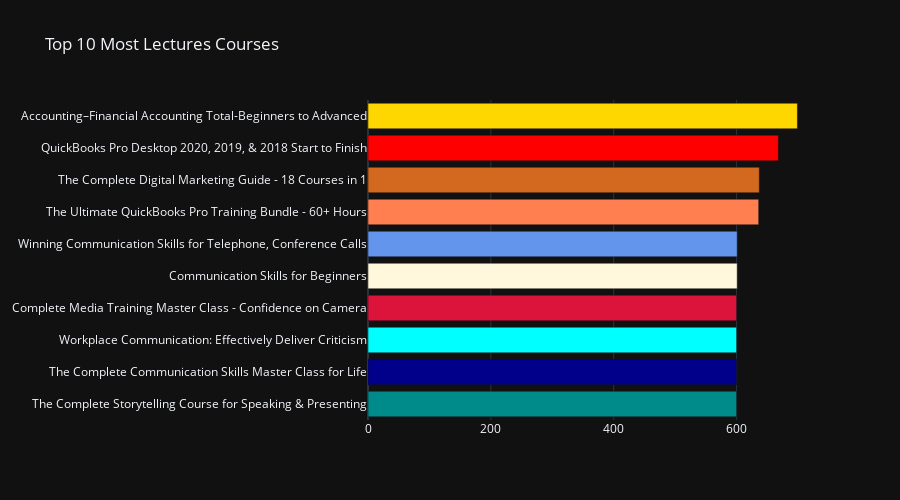

Notebook source saved alongside this figure:
### Markdown cell above
2. Top 10 Most lectures Course

### Code cell
df = data.sort_values(by="lectures", ascending=False)

trace = go.Bar( x=df.lectures[0:10],
              y = df.title[0:10],
              marker= dict(color=['gold','red', 'chocolate', 'coral', 'cornflowerblue',
            'cornsilk', 'crimson', 'cyan', 'darkblue', 'darkcyan']),orientation='h')

layout = dict(height=500,
              yaxis=dict(autorange="reversed"),
             title="Top 10 Most Lectures Courses",
                template = "plotly_dark")

fig = go.Figure(data=[trace], layout=layout)
fig.show()

### Figure 1 — Plotly figure (JSON) as saved in the notebook; plotly's stock layout.template omitted (floating-point values rounded to 4 significant figures)
{"data": [{"marker": {"color": ["gold", "red", "chocolate", "coral", "cornflowerblue", "cornsilk", "crimson", "cyan", "darkblue", "darkcyan"]}, "orientation": "h", "type": "bar", "x": [699, 668, 637, 636, 601, 601, 600, 600, 600, 600], "y": ["Accounting–Financial Accounting Total-Beginners to Advanced", "QuickBooks Pro Desktop 2020, 2019, & 2018 Start to Finish", "The Complete Digital Marketing Guide - 18 Courses in 1", "The Ultimate QuickBooks Pro Training Bundle - 60+ Hours", "Winning Communication Skills for Telephone, Conference Calls", "Communication Skills for Beginners", "Complete Media Training Master Class - Confidence on Camera", "Workplace Communication: Effectively Deliver Criticism", "The Complete Communication Skills Master Class for Life", "The Complete Storytelling Course for Speaking & Presenting"]}], "layout": {"height": 500, "title": {"text": "Top 10 Most Lectures Courses"}, "yaxis": {"autorange": "reversed"}}}
